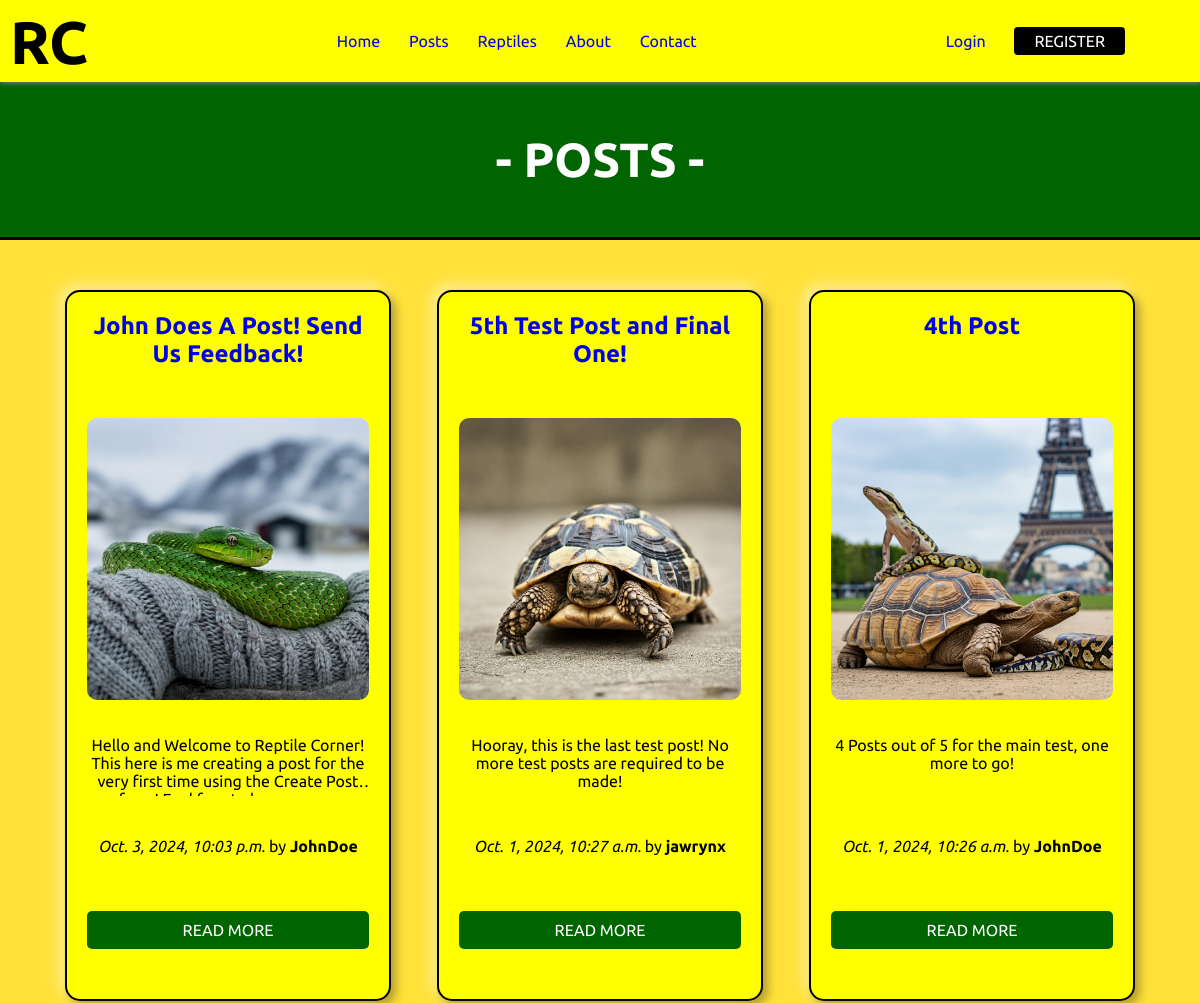
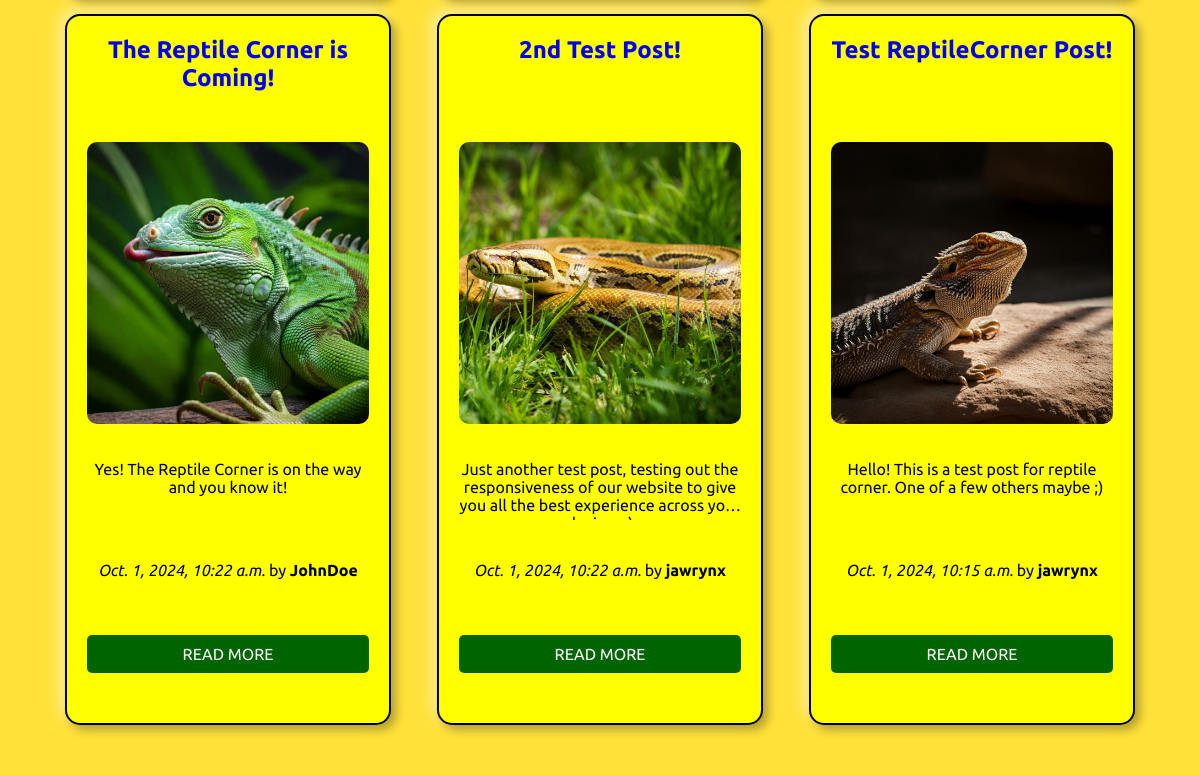
/posts/, run on the app's committed database (2 pictures, top to bottom).
### posts/models.py (models this page shows, shortened)
class Post(models.Model):
    title = models.CharField(max_length=75)
    body = models.TextField()
    slug = models.SlugField(max_length=75)
    date = models.DateTimeField(auto_now_add=True)
    image = models.ImageField(blank=True)
    author = models.ForeignKey(User, on_delete=models.CASCADE, default=None)

### posts/views.py (the view)
# urls.py: path('', views.posts_list, name="list"),
def posts_list(request):
    posts = Post.objects.all().order_by('-date')
    return render(request, 'posts/posts_list.html', { 'posts': posts })

### posts/templates/posts/posts_list.html (shortened to what this page needs)
{% extends 'layout.html' %}
{% block content %}
    <h1 class="posts-list-title">- POSTS -</h1>
    <section class="grid posts-list">
        {% for post in posts %}
        <article class="col-12 col-md-6 col-lg-4 col-xl-3 post">
            <div class="grid">
            <h2 class="col-12">
                <a href="{% url 'posts:page' slug=post.slug %}">
                    {{ post.title }}
                </a>
            </h2>
            <a href="{% url 'posts:page' slug=post.slug %}" class="col-12" >
                <img class="image" src="{{ post.image.url }}" alt="{{ post.title }}">
            </a>
            <p class="body-field col-12">{{ post.body }}</p>
            <p class="date-stamp col-12">
                <em>{{ post.date }}</em> by <strong>{{ post.author }}</strong>
            </p>
            <a href="{% url 'posts:page' slug=post.slug %}" class="read-more col-12">READ MORE</a>
            </div>
        </article>
    {% endfor %}
    </section>
{% endblock %}

### static/css/style.css (style rules this page uses)
* { box-sizing: border-box; padding: 0; margin: 0; }
body { font-family: 'Ubuntu'; background-color: white; color: black; }
a { text-decoration: none; }
.posts-list-title { padding: 50px; font-size: 3rem; font-weight: bolder; color: white; background-color: darkgreen; border-bottom: 3px solid black; }
.posts-list { align-items: center; width: 100%; padding: 50px; background-color: #ffe139; }
.post { background-color: yellow; align-content: center; max-width: 800px; border: 2px solid black; border-radius: 15px; margin: 15px 15px; padding: 20px; box-shadow: 5px 5px 10px rgba(0, 0, 0, 0.3), -5px -5px 15px rgba(255, 255, 255, 0.5); }
.post p { overflow: hidden; text-overflow: ellipsis; display: -webkit-box; -webkit-line-clamp: 3; -webkit-box-orient: vertical; display: -webkit-box; display: -moz-box; display: box; line-clamp: 3; box-orient: vertical; }
.post h2 { margin-bottom: 20px; }
.image { width: 100%; border-radius: 10px; margin-bottom: 20px; }
.date-stamp { margin: 25px 0; }
.read-more { display: inline-block; padding: 10px 20px; background-color: darkgreen; color: white; border: none; border-radius: 5px; text-decoration: none; margin-top: 15px; transition: background-color 0.3s ease; bottom: 0; }
@media screen and (min-width: 992px) { .post { overflow: hidden; max-height: 900px; height: 100%; transition: 0.3s ease-in-out; display: flex; flex-direction: column; align-items: center; } }
@media screen and (min-width: 992px) { .post h2 { min-height: 70px; } }
@media screen and (min-width: 992px) { .post img { display: block; max-width: 100%; height: auto; } }
@media screen and (min-width: 992px) { .post .body-field { min-height: 60px; } }

### static/css/grid_classes.css (style rules this page uses)
.grid { display: grid; grid-template-columns: repeat(12, 1fr); gap: 1rem; }
.col-12 { grid-column: span 12; }
@media (min-width: 768px) { .col-md-6 { grid-column: span 6; } }
@media (min-width: 992px) { .col-lg-4 { grid-column: span 4; } }

### data on the page
Post: title "John Does A Post! Send Us Feedback!", image (picture), body "Hello and Welcome to Reptile Corner! This here is me creating a post for the very first time using the Create…", date "Oct. 3, 2024, 10:03 p.m.", author "JohnDoe"
Post: title "5th Test Post and Final One!", image (picture), body "Hooray, this is the last test post! No more test posts are required to be made!", date "Oct. 1, 2024, 10:27 a.m.", author "jawrynx"
Post: title "4th Post", image (picture), body "4 Posts out of 5 for the main test, one more to go!", date "Oct. 1, 2024, 10:26 a.m.", author "JohnDoe"
Post: title "The Reptile Corner is Coming!", image (picture), body "Yes! The Reptile Corner is on the way and you know it!", date "Oct. 1, 2024, 10:22 a.m.", author "JohnDoe"
Post: title "2nd Test Post!", image (picture), body "Just another test post, testing out the responsiveness of our website to give you all the best experience across…", date "Oct. 1, 2024, 10:22 a.m.", author "jawrynx"
Post: title "Test ReptileCorner Post!", image (picture), body "Hello! This is a test post for reptile corner. One of a few others maybe ;)", date "Oct. 1, 2024, 10:15 a.m.", author "jawrynx"
